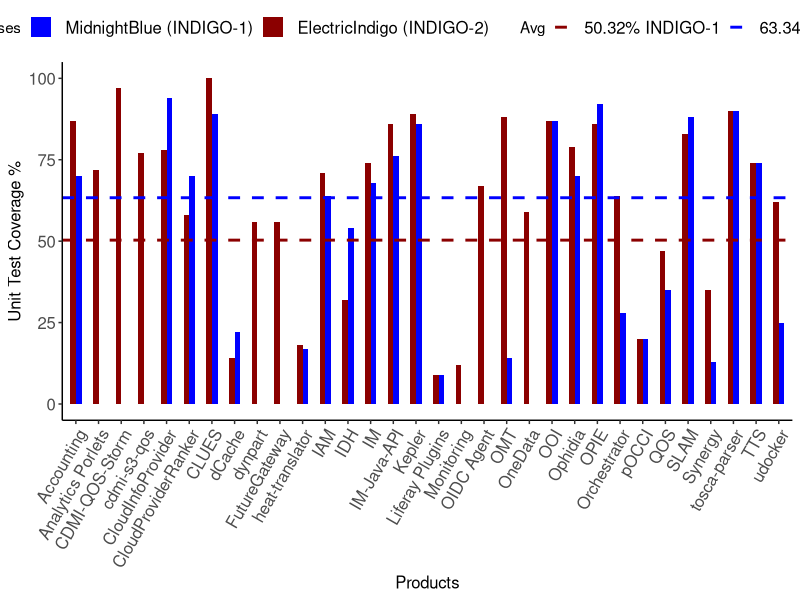

This figure's R source:
datafn<-read.csv('data/figure2n.csv', header=TRUE)
names(datafn)

rel1<- as.character(datafn$Release)[1]
rel1
val1<-datafn[as.character(datafn$Release)==unique(as.character(datafn$Release))[1],]
val1$Avg

rel1avg<-paste(val1$Avg[1], '% INDIGO-1',sep='')

rel2<-as.character(datafn$Release)[2]
rel2
val2<-datafn[as.character(datafn$Release)==unique(as.character(datafn$Release))[2],]
val2$Avg

rel2avg<-paste(val2$Avg[1], '% INDIGO-2',sep='')

Avg<-c(rel1,rel2)   
library(ggplot2)

ggplot(datafn, aes(fill=Release , x=Product, y=Value)) +
  geom_bar(stat="identity", position="dodge",  size=1, width=0.5) +
  xlab("Products") +
  ylab("Unit Test Coverage %") +
  scale_y_continuous(limits = c(0, 100))+
  geom_hline(aes(yintercept=val1$Avg[1],  
                 linetype='MidnightBlue'),
                 colour='darkred',
                 size=1, alpha=1) +
  geom_hline(aes(yintercept=val2$Avg[1],  
                 linetype='ElectricIndigo'), 
                 colour='blue',
                 size=1, alpha=1)  +
  scale_fill_manual(name='Releases', values=c("blue", "darkred"),
                    breaks = c(rel1,
                               rel2)) +
  scale_linetype_manual(name="Avg", 
                     values=c(2, 2),
                     guide = guide_legend(override.aes = 
                                            list(color = c("darkred", 
                                                           "blue"))),
                     labels = c(rel1avg,
                                rel2avg)) +
  theme(legend.key = element_rect(fill = "white", colour = "white"),
        axis.text=element_text(size=12),
        axis.title=element_text(size=12),
        axis.text.x = element_text(angle = 60, hjust=1),
        axis.line = element_line(colour = "black"),
        panel.grid.major = element_blank(),
        panel.grid.minor = element_blank(),
        panel.border = element_blank(),
        panel.background = element_blank(),
        legend.position="top",
        legend.text=element_text(size=12))

